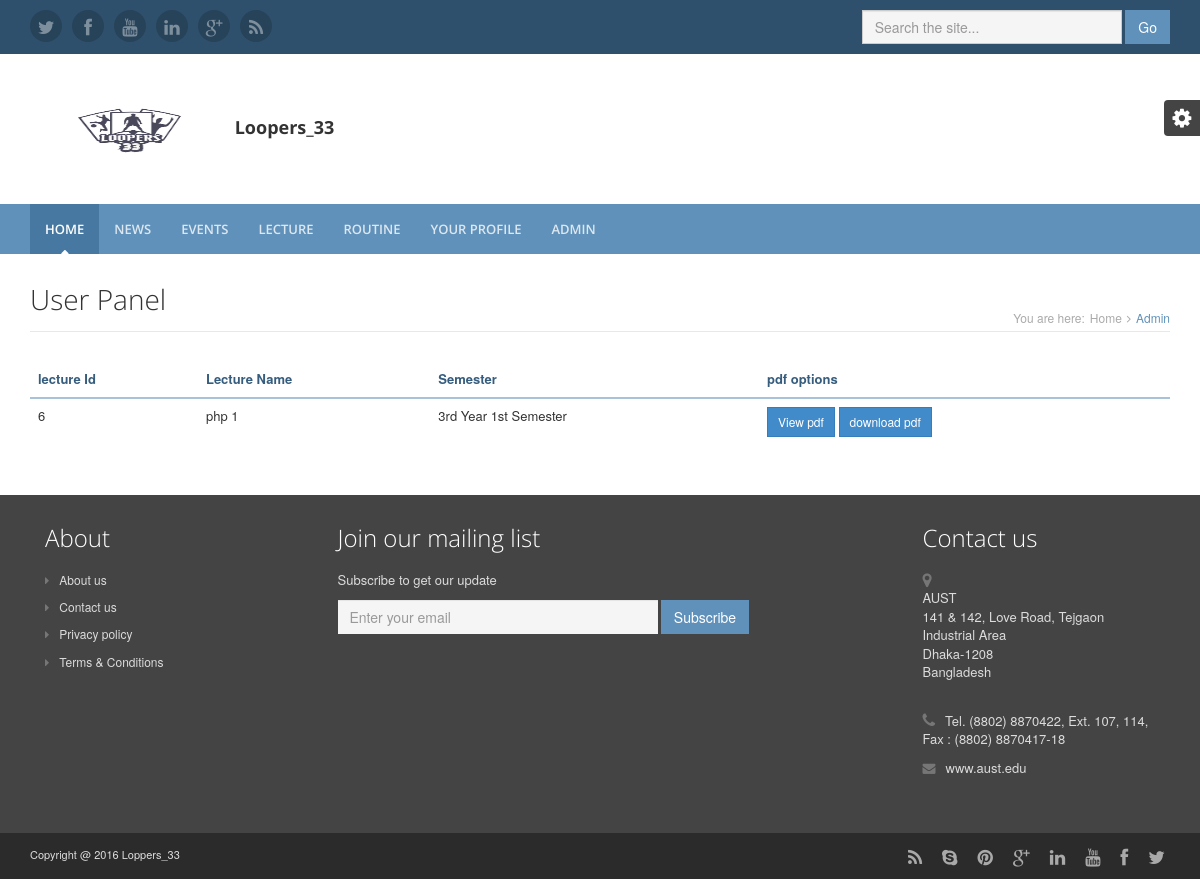
Screenshot of /lecture.php with the database file from the repository.
### tables this page shows
CREATE TABLE `lecture` (
  `lecture_id` int(11) NOT NULL,
  `name` varchar(1000) NOT NULL,
  `sem` varchar(255) NOT NULL
);

### lecture.php (the view)
<?php
  include 'header.php';
?>
<div class="content container">
            <div class="page-wrapper">
                <header class="page-heading clearfix">
                    <h1 class="heading-title pull-left">User Panel</small></h1>
                    <div class="breadcrumbs pull-right">
                        <ul class="breadcrumbs-list">
                            <li class="breadcrumbs-label">You are here:</li>
                            <li><a href="index.php">Home</a><i class="fa fa-angle-right"></i></li>
                            <li class="current">Admin</li>
                        </ul>
                    </div>
                </header>
                <div class="page-content">
                    <div class="row page-row">
	                    <div class="col-md-12">
                        <div class="table-responsive">
                          <table class="table table-hover">
                              <thead>
                                <tr>
                                  <th>
                                    lecture Id
                                  </th>
                                  <th>
                                    Lecture Name
                                  </th>
                                  <th>
                                    Semester
                                  </th>
                                  <th>
                                    pdf options
                                  </th>
                                </tr>
                              </thead>
                                <?php
                                  $con=mysqli_connect("localhost","root","","sms");
                                  $rslt=mysqli_query($con,"SELECT * from lecture order by lecture_id desc");
                                  while ($row=mysqli_fetch_array($rslt))
                                    {
                                ?>
                                <tbody>
                                  <tr>
                                    <td>
                                      <?php
                                        echo $row['lecture_id'];
                                      ?>
                                    </td>
                                    <td>
                                      <?php
                                        echo $row['name'];
                                      ?>
                                    </td>
                                    <td>
                                      <?php
                                        echo $row['sem'];
                                      ?>
                                    </td>
                                    <td>
                                      <a href="pdf_view.php?id=<?php echo $row['lecture_id']; ?>" target="_blank" class="btn btn-sm btn-primary">
                                        View pdf
                                      </a>
                                      <a href="pdf_download.php?id=<?php echo $row['lecture_id']; ?>" class="btn btn-sm btn-primary">
                                        download pdf
                                      </a>
                                    </td>
                                  </tr>
                                </tbody>
                                <?php
                                   }
                                ?>
                              </table>
                            </div>
                          </div>
                    </div>
                </div>
            </div>
  </div>
<?php
  include 'footer.php';
?>

### assets/css/styles.css (style rules this page uses)
html, body { height: 100%; }
body { font-size: 13px; -webkit-font-smoothing: antialiased; -moz-osx-font-smoothing: grayscale; }
h1, h2, h3, h4, h5, h6 { font-family: 'open sans', arial, sans-serif; font-weight: 300; }
a { color: #6091ba; -webkit-transition: all 0.4s ease-in-out; -moz-transition: all 0.4s ease-in-out; -ms-transition: all 0.4s ease-in-out; -o-transition: all 0.4s ease-in-out; }
.btn { -webkit-transition: all 0.4s ease-in-out; -moz-transition: all 0.4s ease-in-out; -ms-transition: all 0.4s ease-in-out; -o-transition: all 0.4s ease-in-out; -webkit-border-radius: 0; -moz-border-radius: 0; -ms-border-radius: 0; -o-border-radius: 0; border-radius: 0; -moz-background-clip: padding; -webkit-background-clip: padding-box; background-clip: padding-box; }
.table > thead > tr > th, .table > tbody > tr > th, .table > tfoot > tr > th, .table > thead > tr > td, .table > tbody > tr > td, .table > tfoot > tr > td { border-top: 1px solid #ebebeb; }
.table > thead > tr > th { border-bottom: 2px solid #a7c2d9; color: #365d7e; }
.page-wrapper .page-heading { margin-bottom: 30px; border-bottom: 1px solid #e8e8e8; }
.page-wrapper .page-heading h1.heading-title { margin-top: 0; display: inline-block; font-size: 28px; }
.page-wrapper .breadcrumbs { display: inline-block; }
.page-wrapper .breadcrumbs ul { padding-top: 25px; margin: 0; }
.page-wrapper .breadcrumbs ul li { color: #6091ba; font-size: 12px; float: left; list-style: none; display: inline-block; }
.page-wrapper .breadcrumbs ul li a { display: inline-block; padding: 0 5px; color: #aaaaaa; }
.page-wrapper .breadcrumbs ul li.breadcrumbs-label { padding-right: 0; color: #aaaaaa; }
.page-wrapper .breadcrumbs ul li.current { max-width: 250px; white-space: nowrap; overflow: hidden; text-overflow: ellipsis; }
.page-wrapper .breadcrumbs ul li .fa { margin-right: 5px; color: #aaaaaa; }
.page-wrapper ul li { margin-bottom: 5px; }
.page-wrapper ul li .fa { margin-right: 5px; color: #6091ba; }
.page-wrapper .page-content .page-row { margin-bottom: 30px; }
@media (min-width: 992px) { html, body { height: 100%; } }
@media (min-width: 992px) { body { font-size: 13px; } }

### rows the page displays
lecture: lecture_id "6", name "php 1", sem "3rd Year 1st Semester"
